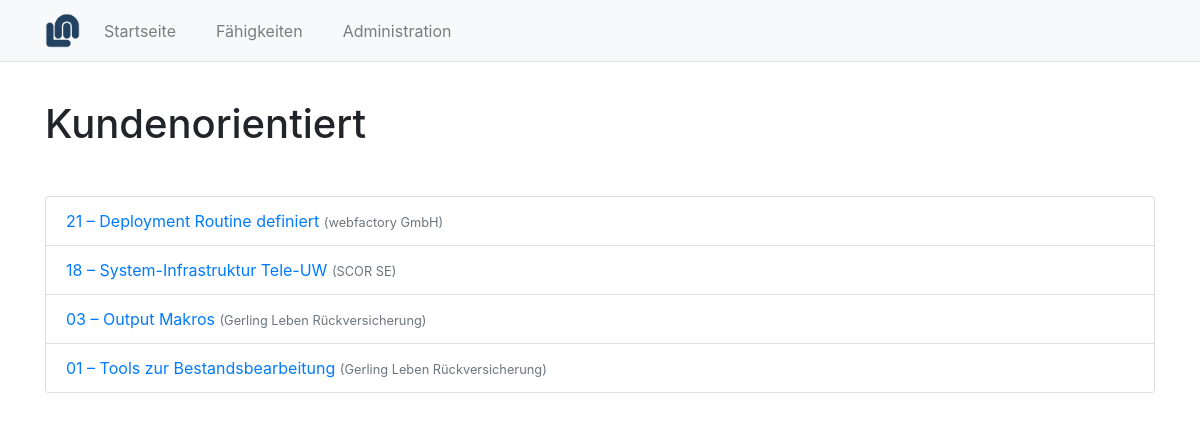
The app's page /par/skill/2/, older data.
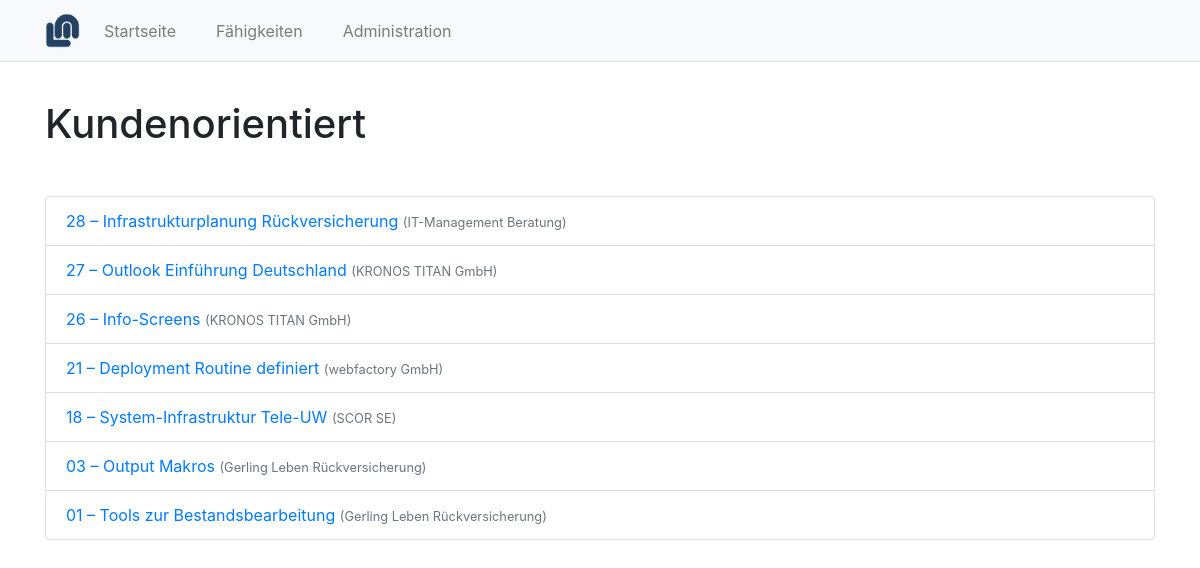
The same page, newer data.
### par/models.py (models this page shows, shortened)
class PAR(models.Model):
    name = models.CharField(max_length=200, verbose_name=_("PAR"))
    problem = models.TextField(blank=True, verbose_name=_("Problem"))
    action = models.TextField(blank=True, verbose_name=_("Action"))
    result = models.TextField(blank=True, verbose_name=_("Result"))
    number = models.PositiveSmallIntegerField(default=0,
                                              blank=False,
                                              null=False,
                                              db_index=True)
    skills = models.ManyToManyField(Skill,
                                    blank=True,
                                    verbose_name=_("Skills"))
    company = models.ForeignKey(Company,
                                blank=True,
                                null=True,
                                on_delete=models.SET_NULL,
                                verbose_name=_("Company"))
    class Meta:
        ordering = ['-number']
        verbose_name = _("PAR")
        verbose_name_plural = _("PARs")
    def get_absolute_url(self):
        return reverse('par-detail', args=[str(self.id)])

class Company(models.Model):
    name = models.CharField(max_length=200, verbose_name=_("Company"))
    class Meta:
        verbose_name = _("Company")
        verbose_name_plural = _("Companies")
    def __str__(self):
        return "{}".format(self.name)

### par/views.py (the view)
# urls.py: path('skill/<int:pk>/', views.SkillDetail.as_view(), name='skill-detail'),
class SkillDetail(generic.DetailView):
    model = Skill

### par/templates/par/skill_detail.html
{% extends "base.html" %}
{% block pagetitle %}
  {{ object.name }}
{% endblock %}
{% block content %}
  <ul class="list-group mt-5">
    {% for par in object.par_set.all %}
    <li class="list-group-item">
    <a href="{{ par.get_absolute_url }}">
      {{ par.number|stringformat:"02d" }} &ndash; {{ par.name }}
      <small class="text-muted">({{ par.company }})</small>
    </a>
    </li>
    {% endfor %}
  </ul>
{% endblock content %}

Row changes from the older to the newer data that the page shows:
added PAR: number "28", name "Infrastrukturplanung Rückversicherung", company "IT-Management Beratung"
now on this page (row unchanged): PAR: number "27", name "Outlook Einführung Deutschland", company "KRONOS TITAN GmbH"
now on this page (row unchanged): PAR: number "26", name "Info-Screens", company "KRONOS TITAN GmbH"
